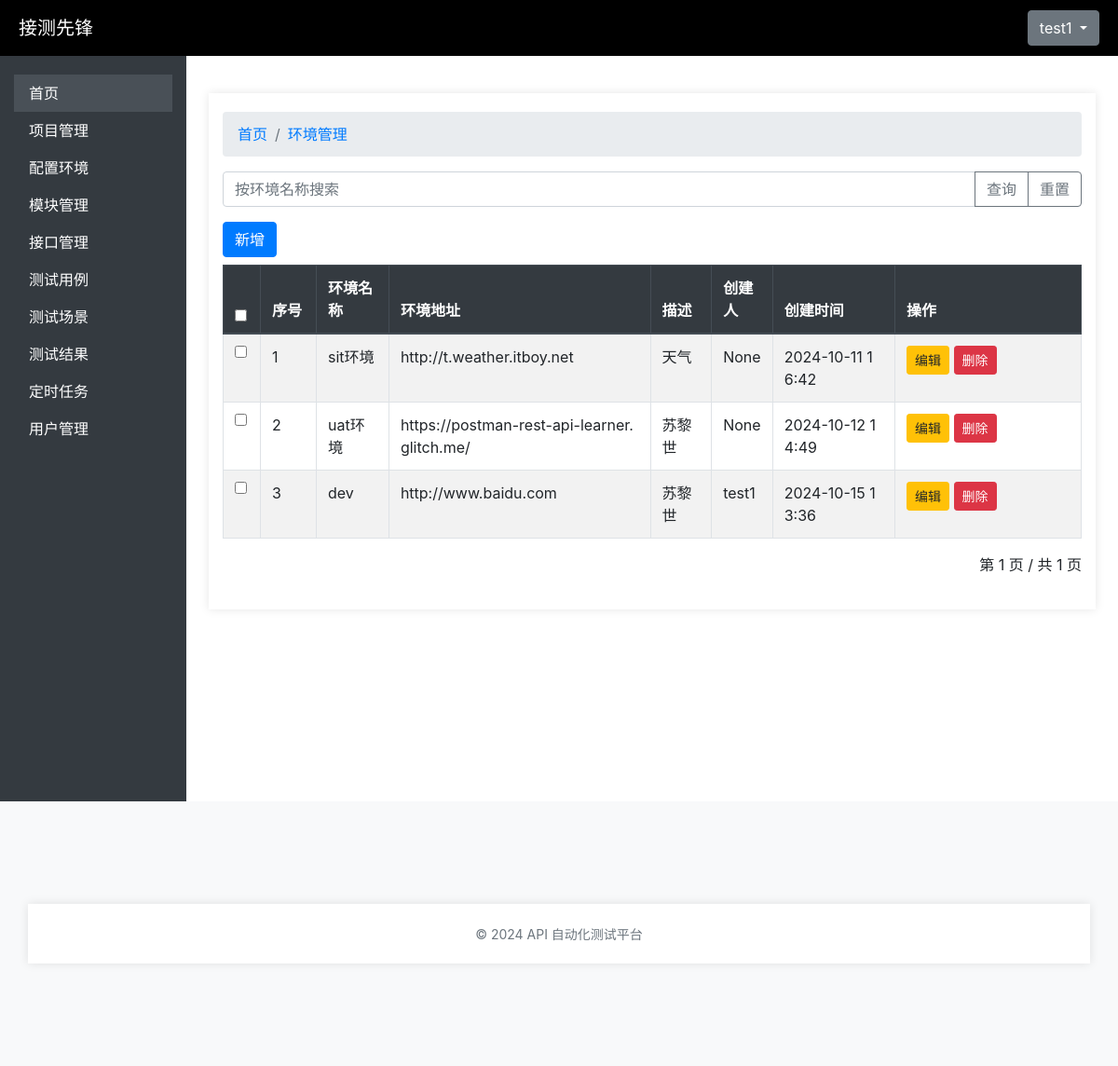
The page /environments/environments/ (signed in) on the database its author committed.
### user_management/models.py (models this page shows)
class Users(AbstractBaseUser):
    id = models.AutoField(primary_key=True)
    username = models.CharField(max_length=150, unique=True)
    email = models.EmailField(unique=True)
    password = models.CharField(max_length=128)
    status = models.BooleanField(default=True)  # 用户状态（是否激活）
    is_logged_in = models.BooleanField(default=False)  # 是否登录
    project = models.CharField(max_length=255, blank=True, null=True)  # 所属项目
    module = models.CharField(max_length=255, blank=True, null=True)  # 所属模块
    is_staff = models.BooleanField(default=False)  # 是否是员工
    is_superuser = models.BooleanField(default=False)  # 是否是超级用户
    USERNAME_FIELD = 'username'
    REQUIRED_FIELDS = ['email']
    objects = UserManager()  # 关联自定义用户管理器
    def __str__(self):
        return self.username
    class Meta:
        verbose_name = '用户信息表'
        verbose_name_plural = '用户信息表'

### environment_management/models.py (models this page shows, shortened)
class Environment(models.Model):
    id = models.AutoField(primary_key=True)
    environment_name = models.CharField(max_length=100, verbose_name="环境名称")
    environment_value = models.URLField(max_length=200, verbose_name="环境地址")
    description = models.TextField(verbose_name="描述", blank=True)
    created_at = models.DateTimeField(auto_now_add=True)
    created_by = models.ForeignKey(Users, on_delete=models.SET_NULL, null=True, verbose_name="创建人")
    class Meta:
        verbose_name = '环境配置表'
        verbose_name_plural = '环境配置表'

### environment_management/views.py (the view)
# urls.py: path('environments/', views.environment_list, name='environment_list'),
@login_required
def environment_list(request):
    query = request.GET.get('q')
    if query:
        environments = Environment.objects.filter(environment_name__icontains=query)
    else:
        environments = Environment.objects.all()
    paginator = Paginator(environments, 10)  # 每页显示10个项目
    page_number = request.GET.get('page')
    environments_page = paginator.get_page(page_number)
    return render(request, 'environments/environment_list.html', {'environments': environments_page, 'paginator': paginator})

### api_test_platform/templates/environments/environment_list.html (shortened to what this page needs)
{% extends 'base.html' %}
{% block content %}
<div class="container mt-4">
    <nav aria-label="breadcrumb">
        <ol class="breadcrumb">
          <li class="breadcrumb-item"><a href="#">首页</a></li>
          <li class="breadcrumb-item active" aria-current="page"><a href="#">环境管理</a></li>
        </ol>
      </nav>
    <div class="row mb-3">
        <div class="col-md-12">
            <form method="get" action="{% url 'environment_list' %}">
                <div class="input-group">
                    <input type="text" name="q" class="form-control" placeholder="按环境名称搜索" value="{{ request.GET.q }}">
                    <div class="input-group-append">
                        <button class="btn btn-outline-secondary" type="submit">查询</button>
                        <button class="btn btn-outline-secondary" type="reset">重置</button>
                    </div>
                </div>
            </form>
        </div>
    </div>
    <div class="row">
        <div class="col-md-12">
            <div class="d-flex justify-content-between mb-2">
                <a href="{% url 'environment_create' %}" class="btn btn-primary">新增</a>
            </div>
            <div class="table-responsive">
            <table class="table table-bordered table-striped">
                <thead class="thead-dark">
                    <tr>
                        <th style="width:40px;"><input type="checkbox" id="select-all"></th>
                        <th style="width:60px;">序号</th>
                        <th>环境名称</th>
                        <th>环境地址</th>
                        <th>描述</th>
                        <th>创建人</th>
                        <th>创建时间</th>
                        <th style="width:200px;">操作</th>
                    </tr>
                </thead>
                <tbody>
                    {% for environment in environments %}
                    <tr>
                        <td><input type="checkbox" name="environment_ids" value="{{ environment.id }}"></td>
                        <td>{{ forloop.counter }}</td>
                        <td>{{ environment.environment_name }}</td>
                        <td>{{ environment.environment_value }}</td>
                        <td>{{ environment.description }}</td>
                        <td>{{ environment.created_by }}</td>
                        <td>{{ environment.created_at|date:"Y-m-d H:i" }}</td>
                        <td>
                            <a href="{% url 'environment_update' environment.id %}" class="btn btn-sm btn-warning">编辑</a>
                            <button class="btn btn-sm btn-danger" onclick="openDeleteModal({{ environment.id }})">删除</button>
                        </td>
                    </tr>
                    {% empty %}
                    <tr>
                        <td colspan="8" class="text-center">无匹配结果。</td>
                    </tr>
                    {% endfor %}
                </tbody>
            </table>
        </div>
 <div id="pages" class="d-flex justify-content-end">
    <nav>
        <ul class="pagination">
            <li class="step-links">
                <span class="current">
                    第 {{ environments.number }} 页 / 共 {{ environments.paginator.num_pages }} 页</span>
            </li>
        </ul>
    </nav>
</div>
        </div>
    </div>
</div>
{% endblock %}

### api_test_platform/templates/base.html (shortened to what this page needs)
<!DOCTYPE html>
<html lang="en">
<head>
    {% load static %}
    <link rel="stylesheet" type="text/css" href="{% static 'css/style.css' %}">
    <link rel="stylesheet" href="https://stackpath.bootstrapcdn.com/bootstrap/4.5.2/css/bootstrap.min.css">
    <link href="https://cdn.jsdelivr.net/npm/bootstrap@4.5.2/dist/css/bootstrap.min.css" rel="stylesheet">
</head>
<body>
    <div class="brand">
        <a href="#" style="color: white;">接测先锋</a>
        <div class="dropdown">
            <button class="btn btn-secondary dropdown-toggle" type="button" data-toggle="dropdown" aria-expanded="false">
                {{ user.username }}
            </button>
        </div>
    </div>
    <div class="container-fluid">
        <div class="row">
            <nav class="col-md-2 d-none d-md-block sidebar">
                <div class="sidebar-sticky">
                    <ul class="nav flex-column">
                        <li class="nav-item">
                            <a class="nav-link active" href="/">首页</a>
                        </li>
                        <li class="nav-item">
                            <a class="nav-link" href="{% url 'project_list' %}">项目管理</a>
                        </li>
                        <li class="nav-item">
                            <a class="nav-link" href="{% url 'environment_list' %}">配置环境</a>
                        </li>
                        <li class="nav-item">
                            <a class="nav-link" href="{% url 'module_list' %}">模块管理</a>
                        </li>
                        <li class="nav-item">
                            <a class="nav-link" href="{% url 'interface_list' %}">接口管理</a>
                        </li>
                        <li class="nav-item">
                            <a class="nav-link" href="{% url 'testcase_list' %}">测试用例</a>
                        </li>
                        <li class="nav-item">
                            <a class="nav-link" href="{% url 'testscenario_list' %}">测试场景</a>
                        </li>
                        <li class="nav-item">
                            <a class="nav-link" href="{% url 'testresult_list' %}">测试结果</a>
                        </li>
                        <li class="nav-item">
                            <a class="nav-link" href="{% url 'scheduled_list' %}">定时任务</a>
                        </li>
                        <li class="nav-item">
                            <a class="nav-link" href="{% url 'user_list' %}">用户管理</a>
                        </li>
                    </ul>
                </div>
            </nav>
            <main role="main" class="col-md-10 ml-sm-auto px-4">
                <div class="d-flex justify-content-between flex-wrap flex-md-nowrap align-items-center pt-3 pb-2 mb-3">
                    {% block content %}{% endblock %}
                </div>
            </main>
        </div>
    </div>
    <footer class="footer text-center">
        <div class="container">
            <span class="text-muted">© 2024 API 自动化测试平台</span>
        </div>
    </footer>
</body>
</html>

### api_test_platform/static/css/style.css (style rules this page uses)
body { font-family: Arial, sans-serif; background-color: #f7f7f7; }
.container { width: 300px; margin: 100px auto; padding: 20px; background-color: white; box-shadow: 0 0 10px rgba(0, 0, 0, 0.1); flex-wrap: wrap; }
label, input { display: block; margin-bottom: 10px; }
button { background-color: #4CAF50; color: white; padding: 10px; border: none; cursor: pointer; }
.table-responsive { overflow-x: auto; }
table { table-layout: auto; width: 100%; }
.table-responsive table.table-bordered th, .table-responsive table.table-bordered td { text-overflow: ellipsis !important; word-break: break-all; word-wrap:break-word; white-space: normal; }

### api_test_platform/templates/base.html (style rules this page uses)
.brand { background-color: #000; font-size: 20px; color: aliceblue; height: 60px; display: flex; align-items: center; justify-content: space-between; padding: 0 20px; }
.sidebar { background-color: #343a40; height: 100vh; color: white; }
.sidebar .nav-link { color: white; }
.sidebar .nav-link.active, .sidebar .nav-link:hover { background-color: #495057; color: #ffffff; }
.sidebar-sticky { padding-top: 20px; }
footer { background-color: #f8f9fa; padding: 10px 0; }
.footer .text-muted { font-size: 14px; }

### rows shown on the page
Users: username "test1"
Environment: environment_name "sit环境", environment_value "http://t.weather.itboy.net", description "天气", created_by "None", created_at "2024-10-11 16:42"
Environment: environment_name "uat环境", environment_value "https://postman-rest-api-learner.glitch.me/", description "苏黎世", created_by "None", created_at "2024-10-12 14:49"
Environment: environment_name "dev", environment_value "http://www.baidu.com", description "苏黎世", created_by "test1", created_at "2024-10-15 13:36"

### other values the page prints
{{ environments.number }} "1"
{{ environments.paginator.num_pages }} "1"
